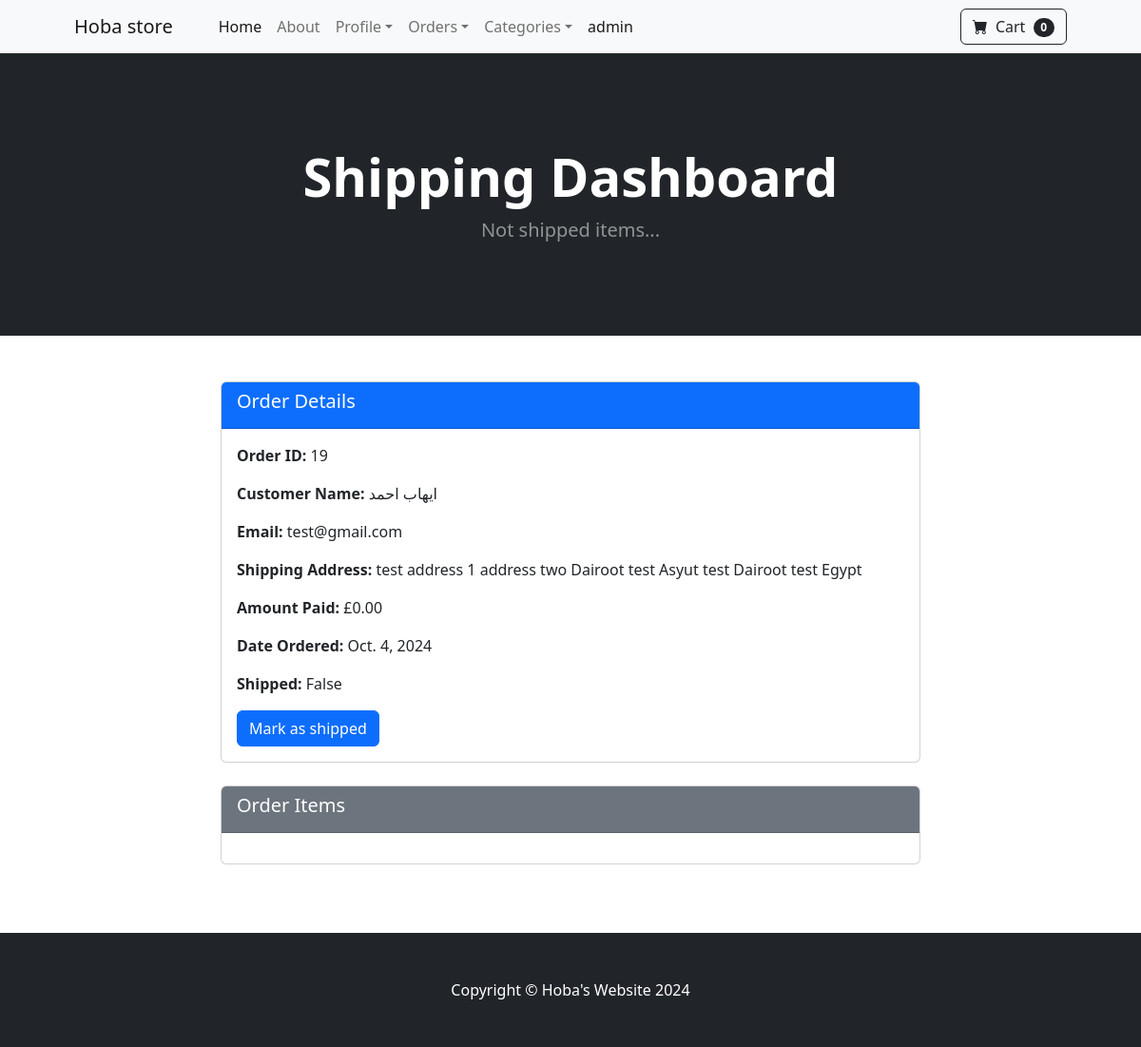
Page /payment/orders/19 (signed in) on the earlier database version.
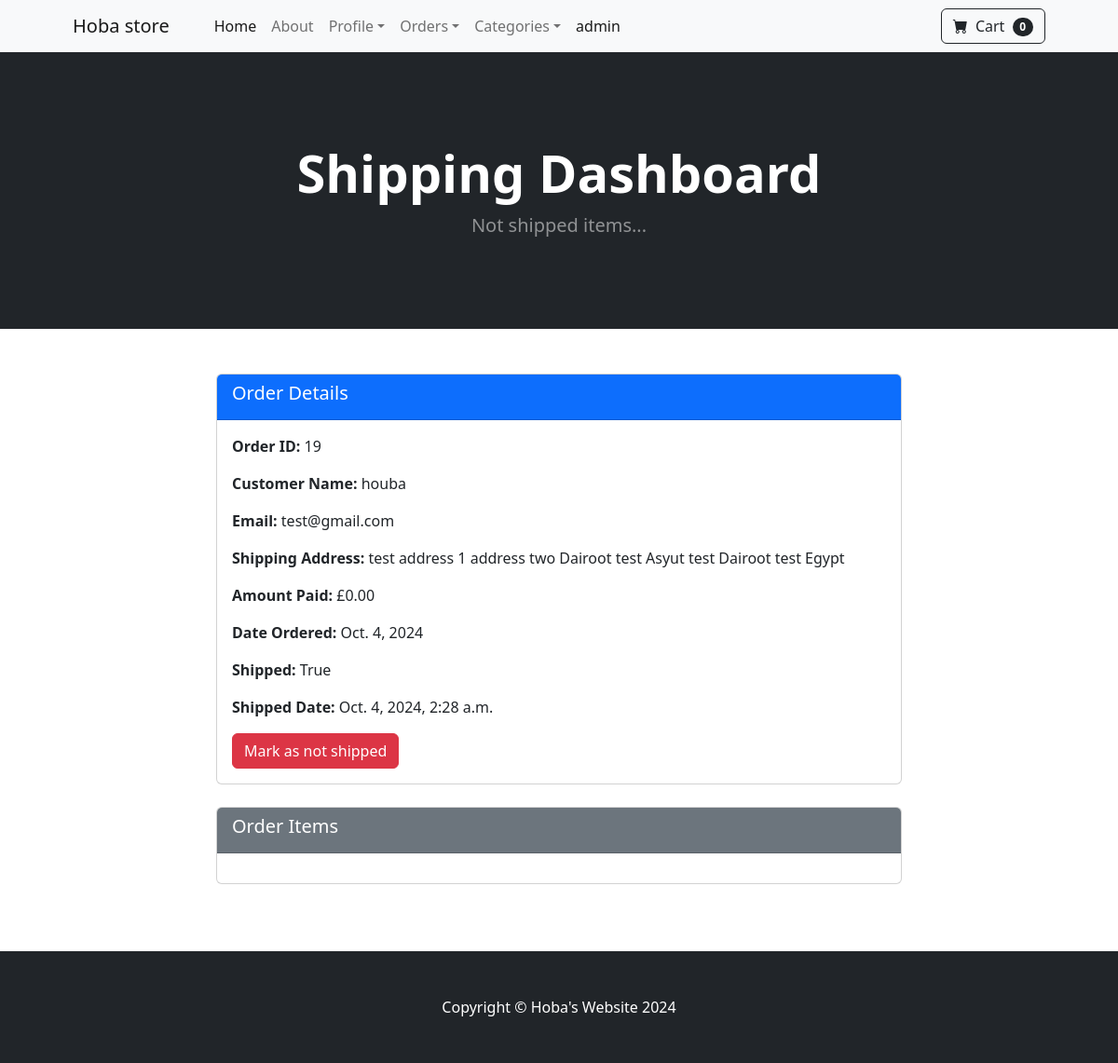
Same page on the later database version.
### payment/models.py (models this page shows, shortened)
class Order(models.Model):
    user = models.ForeignKey(User, on_delete=models.CASCADE, blank=True, null=True)
    full_name = models.CharField(max_length=260)
    email = models.EmailField(max_length=260)
    shipping_address = models.TextField(max_length=15000)
    amount_paid = models.DecimalField(max_digits=15, decimal_places=2)
    date_ordered = models.DateField(auto_now_add=True)
    shipped = models.BooleanField(default=False)
    shipped_date = models.DateTimeField(blank=True, null=True)

### payment/views.py (the view, shortened to what this page needs)
# urls.py: path('orders/<int:pk>', views.orders, name='orders'),
def orders(request, pk):
    if request.user.is_authenticated and request.user.is_superuser:
        order = Order.objects.get(id=pk)
        items = OrderItem.objects.filter(order=pk)
        return render(request, "orders.html", {'order': order, 'items': items})
    else:
        messages.error(request, 'Access Denied')
        return redirect('home')

### cart/cart.py (called while the page is built)
    def __len__(self):
        return len(self.cart)

### cart/context_processors.py (called while the page is built)
def cart(request):
    return {'cart': Cart(request)}

### payment/templates/orders.html (shortened to what this page needs)
{% extends "base.html" %}
{% block content %}
<header class="bg-dark py-5 mb-5">
    <div class="container px-4 px-lg-5 my-5">
        <div class="text-center text-white">
            <h1 class="display-4 fw-bolder">Shipping Dashboard</h1>
            <p class="lead fw-normal text-white-50 mb-0">Not shipped items...</p>
        </div>
    </div>
</header>
<div class="container">
    <div class="row justify-content-center">
        <div class="col-lg-8">
            <div class="card mb-4">
                <div class="card-header bg-primary text-white">
                    <h5 class="card-title">Order Details</h5>
                </div>
                <div class="card-body">
                    <p><strong>Order ID:</strong> {{ order.id }}</p>
                    <p><strong>Customer Name:</strong> {{ order.full_name }}</p>
                    <p><strong>Email:</strong> {{ order.email }}</p>
                    <p><strong>Shipping Address:</strong> {{ order.shipping_address }}</p>
                    <p><strong>Amount Paid:</strong> £{{ order.amount_paid }}</p>
                    <p><strong>Date Ordered:</strong> {{ order.date_ordered }}</p>
                    <p><strong>Shipped:</strong> {{ order.shipped }}</p>
                    {% if order.shipped %}
                    <p><strong>Shipped Date:</strong> {{ order.shipped_date }}</p>
                    <form method ='POST'>
                        <button type='submit' class='btn btn-danger'> Mark as not shipped</button>
                    </form>
                    {% else %}
                    <form method='POST'>
                        <button type='submit' class='btn btn-primary'>Mark as shipped</button>
                    </form>
                    {% endif %}
                </div>
            </div>
            <div class="card mb-4">
                <div class="card-header bg-secondary text-white">
                    <h5 class="card-title">Order Items</h5>
                </div>
                <div class="card-body">
                </div>
            </div>
        </div>
    </div>
</div>
{% endblock content %}

Differences in the rows shown:
changed Order "test@gmail.com": full_name "ايهاب احمد" → "houba"; shipped "False" → "True"; shipped_date (not shown) → "Oct. 4, 2024, 2:28 a.m."
Other differences:
text no longer shown: "Mark as shipped"
text now shown: "Shipped Date: Mark as not shipped"
